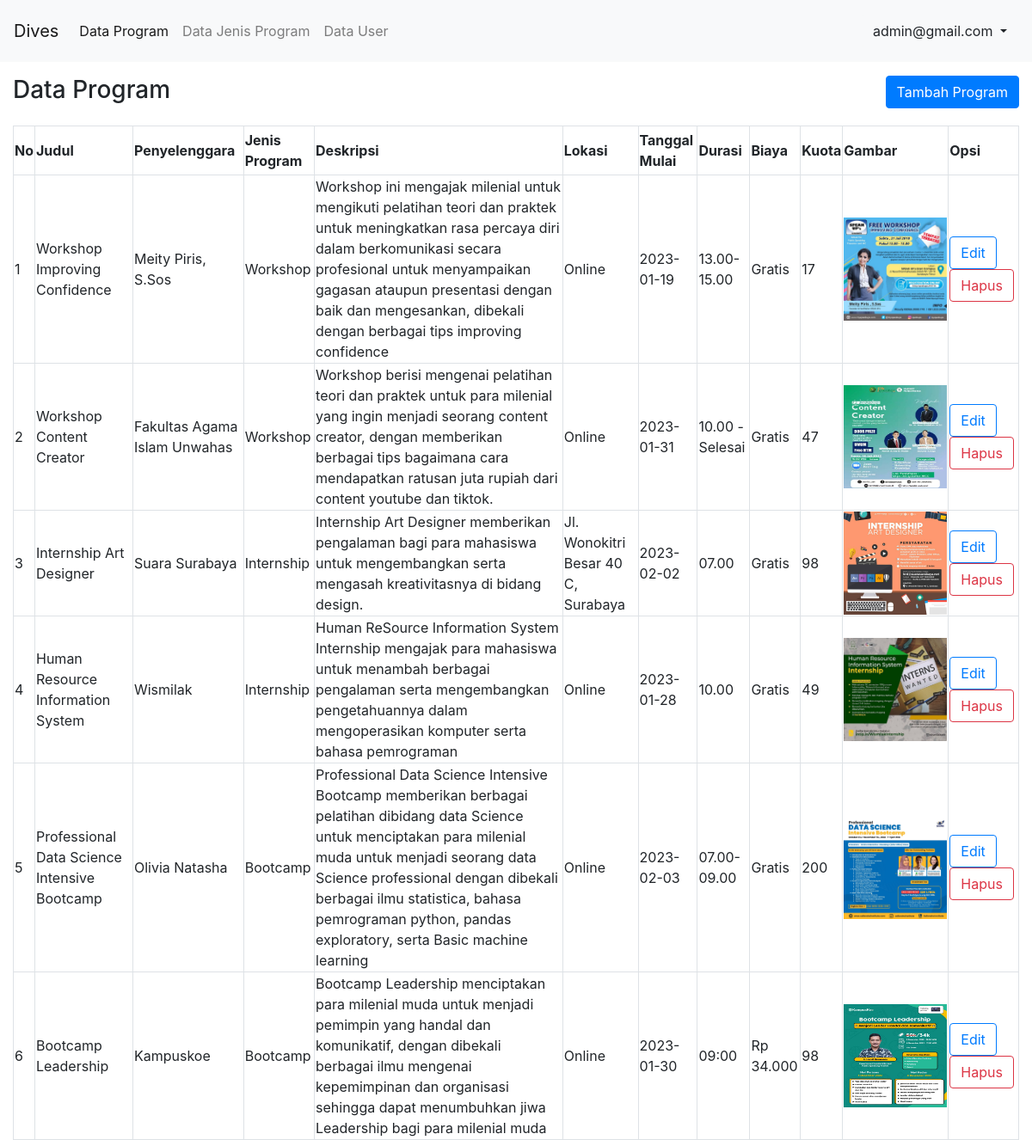
The app's page /Admin-page/index.php (signed in) with its own data.
### tables this page shows
CREATE TABLE `tb_program` (
  `id_program` int(11) NOT NULL,
  `judul_program` varchar(255) NOT NULL,
  `penyelenggara` varchar(100) NOT NULL,
  `id_jenisprogram` int(11) NOT NULL,
  `deskripsi` text NOT NULL,
  `lokasi` varchar(100) NOT NULL,
  `tanggal_mulai` date NOT NULL,
  `jam` varchar(50) NOT NULL,
  `biaya` varchar(25) NOT NULL,
  `kuota` int(11) NOT NULL,
  `gambar` varchar(255) DEFAULT NULL
);

CREATE TABLE `tb_jenisprogram` (
  `id_jenisprogram` int(11) NOT NULL,
  `nama_jenis` varchar(50) NOT NULL
);

### Admin-page/index.php (the view, shortened to what this page needs)
<!DOCTYPE html>
<html lang="en">
<head>
	<link rel="stylesheet" href="https://cdn.jsdelivr.net/npm/bootstrap@4.0.0/dist/css/bootstrap.min.css">
</head>
<body>
	<?php
		include "../komponen/navbar.php";
	?>
	<div class="container-fluid pt-3">
		<div class="row mb-3">
			<div class="col-6">
				<h3>Data Program</h3>
			</div>
			<div class="col-6">
				<a href="tambah.php" class="btn btn-primary float-right">Tambah Program</a>
			</div>
		</div>
		<div class="row">
			<div class="col-12">
				<table width="100%" class="table-hover table-bordered">
					<tr>
						<th class="py-3">No</th>
						<th>Judul</th>
						<th>Penyelenggara</th>
						<th>Jenis Program</th>
						<th>Deskripsi</th>
						<th>Lokasi</th>
						<th>Tanggal Mulai</th>
						<th>Durasi</th>
						<th>Biaya</th>
						<th>Kuota</th>
						<th>Gambar</th>
						<th>Opsi</th>
					</tr>
					<?php
						include_once("../config.php");
						$result = mysqli_query($conn, "SELECT * FROM tb_program INNER JOIN tb_jenisprogram
						ON tb_program.id_jenisprogram = tb_jenisprogram.id_jenisprogram");
						$nomor = 1;
						while($data = mysqli_fetch_array($result)){
					?>
					<tr>
						<td class="py-3"><?php echo $nomor++; ?></td>
						<td><?php echo $data['judul_program']; ?></td>
						<td><?php echo $data['penyelenggara']; ?></td>
						<td><?php echo $data['nama_jenis']; ?></td>
						<td><?php echo $data['deskripsi']; ?></td>
						<td><?php echo $data['lokasi']; ?></td>
						<td><?php echo $data['tanggal_mulai']; ?></td>
						<td><?php echo $data['jam']; ?></td>
						<td><?php echo $data['biaya']; ?></td>
						<td><?php echo $data['kuota']; ?></td>
						<td><img src="gambar/<?php echo $data['gambar']; ?>" style="width: 120px; height: 120px;"></td>
						<td>
							<a class="btn btn-outline-primary" href="edit.php?id=<?php echo $data['id_program']; ?>">Edit</a>
							<a class="btn btn-outline-danger" href="hapus.php?id=<?php echo $data['id_program']; ?>" onclick="return confirm('Apakah anda yakin ingin hapus ?')">Hapus</a>
						</td>
					</tr>
					<?php } ?>
				</table>
			</div>
		</div>
	</div>
</body>
</html>

### komponen/navbar.php (shortened to what this page needs)
<!DOCTYPE html>
<html lang="en">
<head>
    <link rel="stylesheet" href="https://cdn.jsdelivr.net/npm/bootstrap@4.0.0/dist/css/bootstrap.min.css">
</head>
<body>
    <nav class="navbar navbar-expand-lg navbar-light bg-light p-3" style="background-color: #e3f2fd;">
    <a class="navbar-brand" href="index.php">Dives</a>
    <div class="collapse navbar-collapse" id="navbarSupportedContent">
        <ul class="navbar-nav mr-auto">
        <li class="nav-item active">
            <a class="nav-link" href="index.php">Data Program <span class="sr-only">(current)</span></a>
        </li>
        <li class="nav-item">
            <a class="nav-link" href="#">Data Jenis Program</a>
        </li>
        <li class="nav-item">
            <a class="nav-link" href="#">Data User</a>
        </li>
        </ul>
        <div class="dropdown">
          <button class="btn btn-light dropdown-toggle" type="button" id="dropdownMenuButton" data-toggle="dropdown" aria-expanded="false">
            <?php echo $_SESSION['email']; ?>
          </button>
        </div>
    </div>
    </nav>
</body>
</html>

### records on screen
tb_program: judul_program "Workshop Improving Confidence", penyelenggara "Meity Piris, S.Sos", id_jenisprogram.nama_jenis "Workshop", deskripsi "Workshop ini mengajak milenial untuk mengikuti pelatihan teori dan praktek untuk meningkatkan rasa percaya diri dalam berkomunikasi secara profesional untuk menyampaikan gagasan ataupun presentasi dengan baik dan mengesankan, dibekali dengan berbagai tips improving confidence", lokasi "Online", tanggal_mulai "2023-01-19", jam "13.00-15.00", biaya "Gratis", kuota "17", gambar (picture)
tb_program: judul_program "Workshop Content Creator", penyelenggara "Fakultas Agama Islam Unwahas", id_jenisprogram.nama_jenis "Workshop", deskripsi "Workshop berisi mengenai pelatihan teori dan praktek untuk para milenial yang ingin menjadi seorang content creator, dengan memberikan berbagai tips bagaimana cara mendapatkan ratusan juta rupiah dari content youtube dan tiktok.", lokasi "Online", tanggal_mulai "2023-01-31", jam "10.00 - Selesai", biaya "Gratis", kuota "47", gambar (picture)
tb_program: judul_program "Internship Art Designer", penyelenggara "Suara Surabaya", id_jenisprogram.nama_jenis "Internship", deskripsi "Internship Art Designer memberikan pengalaman bagi para mahasiswa untuk mengembangkan serta mengasah kreativitasnya di bidang design.", lokasi "Jl. Wonokitri Besar 40 C, Surabaya", tanggal_mulai "2023-02-02", jam "07.00", biaya "Gratis", kuota "98", gambar (picture)
tb_program: judul_program "Human Resource Information System", penyelenggara "Wismilak", id_jenisprogram.nama_jenis "Internship", deskripsi "Human ReSource Information System Internship mengajak para mahasiswa untuk menambah berbagai pengalaman serta mengembangkan pengetahuannya dalam mengoperasikan komputer serta bahasa pemrograman", lokasi "Online", tanggal_mulai "2023-01-28", jam "10.00", biaya "Gratis", kuota "49", gambar (picture)
tb_program: judul_program "Professional Data Science Intensive Bootcamp", penyelenggara "Olivia Natasha", id_jenisprogram.nama_jenis "Bootcamp", deskripsi "Professional Data Science Intensive Bootcamp memberikan berbagai pelatihan dibidang data Science untuk menciptakan para milenial muda untuk menjadi seorang data Science professional dengan dibekali berbagai ilmu statistica, bahasa pemrograman python, pandas exploratory, serta Basic machine learning", lokasi "Online", tanggal_mulai "2023-02-03", jam "07.00-09.00", biaya "Gratis", kuota "200", gambar (picture)
tb_program: judul_program "Bootcamp Leadership", penyelenggara "Kampuskoe", id_jenisprogram.nama_jenis "Bootcamp", deskripsi "Bootcamp Leadership menciptakan para milenial muda untuk menjadi pemimpin yang handal dan komunikatif, dengan dibekali berbagai ilmu mengenai kepemimpinan dan organisasi sehingga dapat menumbuhkan jiwa Leadership bagi para milenial muda", lokasi "Online", tanggal_mulai "2023-01-30", jam "09:00", biaya "Rp 34.000", kuota "98", gambar (picture)

### other values on screen
$_SESSION['email'] "admin@gmail.com"
